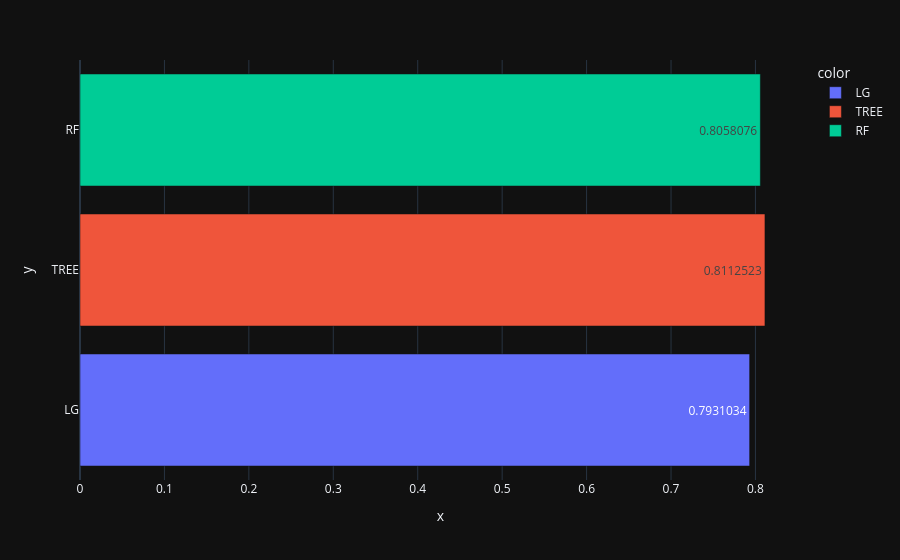
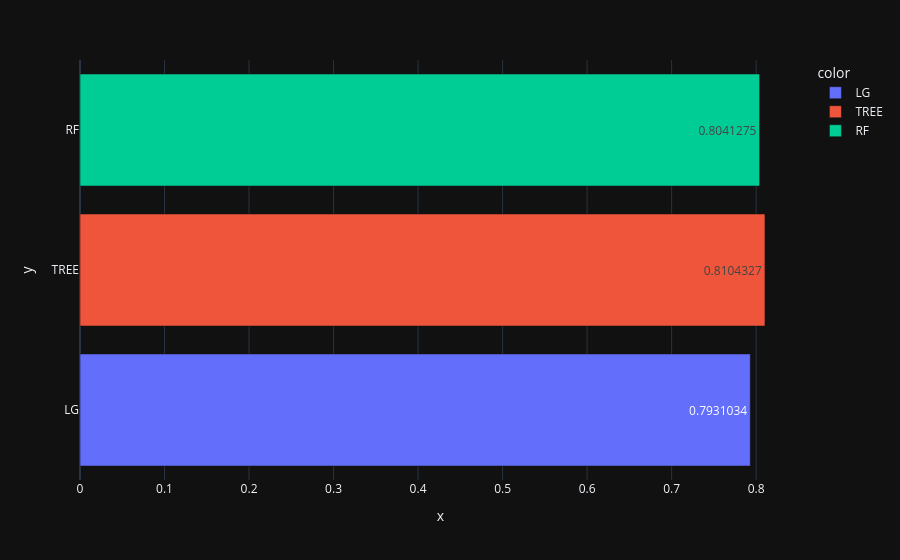

Here is the notebook cell these charts were saved with, in order:
### Markdown cell above
### <font color = 'teal'>Comparaison des modèles<font>

### Code cell
# Diagrammes comparant les performances
noms_modeles = ['LG', 'TREE','RF']
liste_exactitudes = [exactitude_reg_logistique, exactitude_arbre, exactitude_foret]
liste_f1 = [f1_reg_logistique,f1_arbre, f1_foret]
liste_resultats = [liste_exactitudes, liste_f1]

for indice in range(2):

    graphique = px.bar(y = noms_modeles, x = liste_resultats[indice], color = noms_modeles, text_auto = True)
    graphique.show()

### Figure 1 — Plotly figure (JSON) as saved in the notebook; plotly's stock layout.template omitted (floating-point values rounded to 4 significant figures)
{"data": [{"hovertemplate": "color=LG<br>x=%{x}<br>y=%{y}<extra></extra>", "legendgroup": "LG", "marker": {"color": "#636efa", "pattern": {"shape": ""}}, "name": "LG", "orientation": "h", "showlegend": true, "textposition": "auto", "texttemplate": "%{x}", "x": [0.7931], "xaxis": "x", "y": ["LG"], "yaxis": "y", "type": "bar"}, {"hovertemplate": "color=TREE<br>x=%{x}<br>y=%{y}<extra></extra>", "legendgroup": "TREE", "marker": {"color": "#EF553B", "pattern": {"shape": ""}}, "name": "TREE", "orientation": "h", "showlegend": true, "textposition": "auto", "texttemplate": "%{x}", "x": [0.8113], "xaxis": "x", "y": ["TREE"], "yaxis": "y", "type": "bar"}, {"hovertemplate": "color=RF<br>x=%{x}<br>y=%{y}<extra></extra>", "legendgroup": "RF", "marker": {"color": "#00cc96", "pattern": {"shape": ""}}, "name": "RF", "orientation": "h", "showlegend": true, "textposition": "auto", "texttemplate": "%{x}", "x": [0.8058], "xaxis": "x", "y": ["RF"], "yaxis": "y", "type": "bar"}], "layout": {"xaxis": {"anchor": "y", "domain": [0.0, 1.0], "title": {"text": "x"}}, "yaxis": {"anchor": "x", "domain": [0.0, 1.0], "title": {"text": "y"}}, "legend": {"title": {"text": "color"}, "tracegroupgap": 0}, "margin": {"t": 60}, "barmode": "relative"}}

### Figure 2 — Plotly figure (JSON) as saved in the notebook; plotly's stock layout.template omitted (floating-point values rounded to 4 significant figures)
{"data": [{"hovertemplate": "color=LG<br>x=%{x}<br>y=%{y}<extra></extra>", "legendgroup": "LG", "marker": {"color": "#636efa", "pattern": {"shape": ""}}, "name": "LG", "orientation": "h", "showlegend": true, "textposition": "auto", "texttemplate": "%{x}", "x": [0.7931], "xaxis": "x", "y": ["LG"], "yaxis": "y", "type": "bar"}, {"hovertemplate": "color=TREE<br>x=%{x}<br>y=%{y}<extra></extra>", "legendgroup": "TREE", "marker": {"color": "#EF553B", "pattern": {"shape": ""}}, "name": "TREE", "orientation": "h", "showlegend": true, "textposition": "auto", "texttemplate": "%{x}", "x": [0.8104], "xaxis": "x", "y": ["TREE"], "yaxis": "y", "type": "bar"}, {"hovertemplate": "color=RF<br>x=%{x}<br>y=%{y}<extra></extra>", "legendgroup": "RF", "marker": {"color": "#00cc96", "pattern": {"shape": ""}}, "name": "RF", "orientation": "h", "showlegend": true, "textposition": "auto", "texttemplate": "%{x}", "x": [0.8041], "xaxis": "x", "y": ["RF"], "yaxis": "y", "type": "bar"}], "layout": {"xaxis": {"anchor": "y", "domain": [0.0, 1.0], "title": {"text": "x"}}, "yaxis": {"anchor": "x", "domain": [0.0, 1.0], "title": {"text": "y"}}, "legend": {"title": {"text": "color"}, "tracegroupgap": 0}, "margin": {"t": 60}, "barmode": "relative"}}
